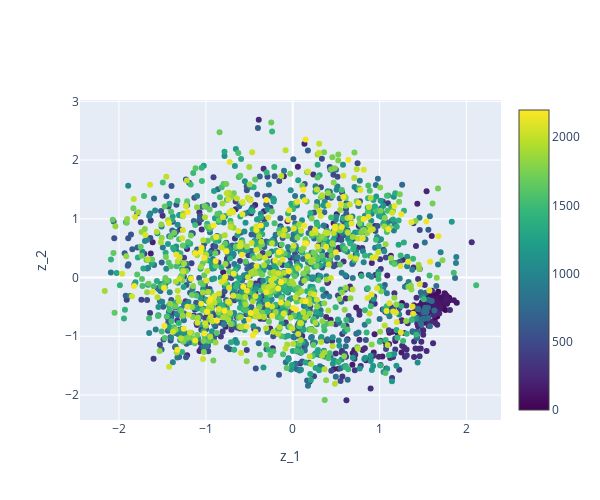

Notebook code cell kept with this figure:
### Code cell
import plotly.graph_objects as go
import numpy as np

# Visualize the 2-D latent space (Plotly)
model.eval()
with torch.no_grad():
    _, mu, _ = model(data)
mu = mu.cpu().numpy()

fig = go.Figure(
    data=go.Scatter(
        x=mu[:, 0],
        y=mu[:, 1],
        mode="markers",
        marker=dict(
            color=np.arange(len(mu)),   # per-point colouring
            colorscale="Viridis",
            showscale=True              # colour bar
        )
    )
)

fig.update_layout(
    width=600, height=500,
    xaxis_title="z_1",
    yaxis_title="z_2"
)

fig.show()

### Figure 1 — Plotly figure (JSON) as saved in the notebook; plotly's stock layout.template omitted (floating-point values rounded to 4 significant figures; data arrays with more than 128 entries replaced by an {"elided": "..."} marker saying what was removed)
{"data": [{"marker": {"color": {"elided": "2200 int values"}, "colorscale": [[0, "#440154"], [0.1111, "#482878"], [0.2222, "#3e4989"], [0.3333, "#31688e"], [0.4444, "#26828e"], [0.5556, "#1f9e89"], [0.6667, "#35b779"], [0.7778, "#6ece58"], [0.8889, "#b5de2b"], [1, "#fde725"]], "showscale": true}, "mode": "markers", "type": "scatter", "x": {"elided": "2200 float values"}, "y": {"elided": "2200 float values"}}], "layout": {"height": 500, "width": 600, "xaxis": {"title": {"text": "z_1"}}, "yaxis": {"title": {"text": "z_2"}}}}
